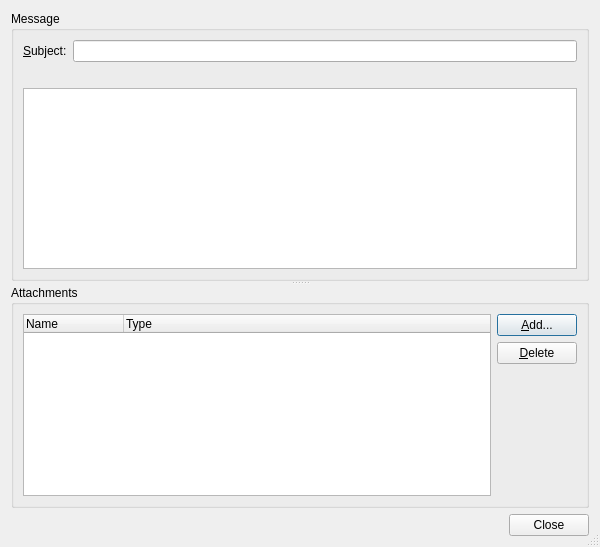
<?xml version="1.0" encoding="UTF-8"?>
<ui version="4.0">
 <class>EmailDialog</class>
 <widget class="QDialog" name="EmailDialog">
  <property name="geometry">
   <rect>
    <x>0</x>
    <y>0</y>
    <width>600</width>
    <height>547</height>
   </rect>
  </property>
  <property name="windowTitle">
   <string>Send bug report</string>
  </property>
  <property name="sizeGripEnabled">
   <bool>true</bool>
  </property>
  <layout class="QVBoxLayout" name="verticalLayout_2">
   <item>
    <widget class="QSplitter" name="mainSplitter">
     <property name="orientation">
      <enum>Qt::Vertical</enum>
     </property>
     <widget class="QGroupBox" name="messageGroup">
      <property name="title">
       <string>Message</string>
      </property>
      <layout class="QVBoxLayout" name="verticalLayout">
       <item>
        <layout class="QHBoxLayout">
         <item>
          <widget class="QLabel" name="textLabel1">
           <property name="text">
            <string>&amp;Subject:</string>
           </property>
           <property name="buddy">
            <cstring>subject</cstring>
           </property>
          </widget>
         </item>
         <item>
          <widget class="QLineEdit" name="subject">
           <property name="toolTip">
            <string>Enter the subject</string>
           </property>
          </widget>
         </item>
        </layout>
       </item>
       <item>
        <widget class="QLabel" name="msgLabel">
         <property name="buddy">
          <cstring>message</cstring>
         </property>
        </widget>
       </item>
       <item>
        <widget class="EricSpellCheckedTextEdit" name="message">
         <property name="sizePolicy">
          <sizepolicy hsizetype="Expanding" vsizetype="Expanding">
           <horstretch>0</horstretch>
           <verstretch>0</verstretch>
          </sizepolicy>
         </property>
         <property name="lineWrapMode">
          <enum>QTextEdit::FixedColumnWidth</enum>
         </property>
         <property name="lineWrapColumnOrWidth">
          <number>70</number>
         </property>
         <property name="tabStopDistance">
          <double>8.000000000000000</double>
         </property>
         <property name="acceptRichText">
          <bool>false</bool>
         </property>
        </widget>
       </item>
      </layout>
     </widget>
     <widget class="QGroupBox" name="attachmentsGroup">
      <property name="sizePolicy">
       <sizepolicy hsizetype="Preferred" vsizetype="Preferred">
        <horstretch>0</horstretch>
        <verstretch>0</verstretch>
       </sizepolicy>
      </property>
      <property name="title">
       <string>Attachments</string>
      </property>
      <layout class="QGridLayout" name="gridLayout">
       <item row="0" column="0">
        <widget class="QTreeWidget" name="attachments">
         <property name="sizePolicy">
          <sizepolicy hsizetype="Expanding" vsizetype="Expanding">
           <horstretch>0</horstretch>
           <verstretch>0</verstretch>
          </sizepolicy>
         </property>
         <property name="alternatingRowColors">
          <bool>true</bool>
         </property>
         <property name="rootIsDecorated">
          <bool>false</bool>
         </property>
         <column>
          <property name="text">
           <string>Name</string>
          </property>
         </column>
         <column>
          <property name="text">
           <string>Type</string>
          </property>
         </column>
        </widget>
       </item>
       <item row="0" column="1">
        <layout class="QVBoxLayout">
         <item>
          <widget class="QPushButton" name="addButton">
           <property name="toolTip">
            <string>Press to add an attachment</string>
           </property>
           <property name="text">
            <string>&amp;Add...</string>
           </property>
           <property name="shortcut">
            <string>Alt+A</string>
           </property>
          </widget>
         </item>
         <item>
          <widget class="QPushButton" name="deleteButton">
           <property name="toolTip">
            <string>Delete the selected entry from the list of attachments</string>
           </property>
           <property name="text">
            <string>&amp;Delete</string>
           </property>
           <property name="shortcut">
            <string>Alt+D</string>
           </property>
          </widget>
         </item>
         <item>
          <spacer>
           <property name="orientation">
            <enum>Qt::Vertical</enum>
           </property>
           <property name="sizeType">
            <enum>QSizePolicy::Expanding</enum>
           </property>
           <property name="sizeHint" stdset="0">
            <size>
             <width>20</width>
             <height>16</height>
            </size>
           </property>
          </spacer>
         </item>
        </layout>
       </item>
      </layout>
     </widget>
    </widget>
   </item>
   <item>
    <widget class="QDialogButtonBox" name="buttonBox">
     <property name="orientation">
      <enum>Qt::Horizontal</enum>
     </property>
     <property name="standardButtons">
      <set>QDialogButtonBox::Close</set>
     </property>
    </widget>
   </item>
  </layout>
 </widget>
 <pixmapfunction>qPixmapFromMimeSource</pixmapfunction>
 <customwidgets>
  <customwidget>
   <class>EricSpellCheckedTextEdit</class>
   <extends>QTextEdit</extends>
   <header>EricWidgets/EricSpellCheckedTextEdit.h</header>
  </customwidget>
 </customwidgets>
 <tabstops>
  <tabstop>subject</tabstop>
  <tabstop>message</tabstop>
  <tabstop>addButton</tabstop>
  <tabstop>attachments</tabstop>
  <tabstop>deleteButton</tabstop>
 </tabstops>
 <resources/>
 <connections/>
</ui>
